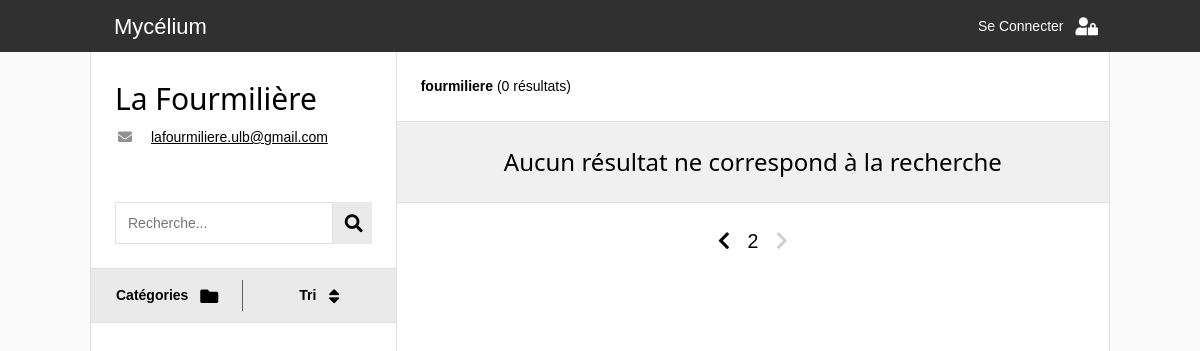
The page /catalogue.php?r=fourmiliere&page=2 on the database its author committed.
### tables this page shows
CREATE TABLE IF NOT EXISTS `_global_recuperatheques` (
  `ID` int(11) NOT NULL AUTO_INCREMENT,
  `nom` varchar(255) NOT NULL,
  `adresse` varchar(255) NOT NULL,
  `monnaie` varchar(8) NOT NULL,
  `telephone` varchar(16) NOT NULL,
  `mdp` varchar(255) NOT NULL,
  `site` varchar(255) NOT NULL,
  `pseudo` varchar(16) NOT NULL,
  `mail` varchar(255) NOT NULL,
  `date_creation` date DEFAULT NULL,
  PRIMARY KEY (`ID`)
);

### connection_db.php (called while the page is built, shortened)
<?php
  function link_construct($params, $web_page = 1){
    if ($web_page==1){
      $web_page = basename($_SERVER['PHP_SELF']);
    }
    $getURL = $web_page . '?' . http_build_query(array_merge($_GET, $params));
    return $getURL;
  }
?>

### catalogue.php (the view, shortened to what this page needs)
<!DOCTYPE html>
<html lang="en">
<head>
  <link rel="stylesheet" href="css/w3.css">
  <link rel="stylesheet" href="https://use.fontawesome.com/releases/v5.7.0/css/all.css">
  <link rel="stylesheet" href="https://indestructibletype.com/fonts/Jost.css" type="text/css" charset="utf-8" />
  <link rel="stylesheet" href="css/main.css">
  <link rel="stylesheet" href="css/header.css">
  <link rel="stylesheet" href="css/menu.css">
  <link rel="stylesheet" href="css/item.css">
</head>
<body>
  <?php
    include('connection_db.php')
  ?>
  <?php
    $req = $bdd->prepare(' SELECT pseudo FROM _global_recuperatheques ');
    $req->execute();
    $recuperatheques = array();
    while($item = $req->fetch()){
      array_push($recuperatheques,$item['pseudo']);
    }
    if (isset($_GET['r']) && in_array($_GET['r'], $recuperatheques)){
      $recuperatheque = htmlspecialchars($_GET['r']);
      $recuperatheque_catalogue = htmlspecialchars($_GET['r']) . '_catalogue';
    } else{
      $recuperatheque = null;
    }
  ?>
  <?php
    if (isset($_GET['q'])){
      $query = htmlspecialchars($_GET['q']);
    } else{
      $query = null;
    }
    $tri_option = array('date_ajout' => 'Date de récupération',
                        'prix' => 'Prix par pièce',
                        'etat' => 'État d\'usure',
                        'pieces' => 'Pièces disponibles');
    if (isset($_GET['order']) && array_key_exists($_GET['order'], $tri_option)){
      $tri = htmlspecialchars($_GET['order']);
    } else{
      $tri = 'date_ajout';
    }
    if(isset($_GET['catsearch']) and $_GET['catsearch']!=0
    and array_key_exists($_GET['catsearch'], $system)){
      $catsearch = htmlspecialchars($_GET['catsearch']);
    } else{
      $catsearch = null;
    }
    if(isset($_GET['sscatsearch']) and $_GET['sscatsearch']!=0
      and array_key_exists($_GET['sscatsearch'], $system[$catsearch]['sscats'])){
      $sscatsearch = htmlspecialchars($_GET['sscatsearch']);
    } else{
      $sscatsearch = null;
    }
    if (isset($_GET['page']) && is_numeric($_GET['page'])) {
      $page = (int) htmlspecialchars($_GET['page']);
    } else{
      $page = 1;
    }
  ?>
  <?php
    include('header.php');
  ?>
  <div class="quasi-fullwidth space-header two-side-flex">
      <?php
      if($recuperatheque){?>
        <div class="flex-third">
          <?php
            $req = $bdd->prepare(' SELECT * FROM _global_recuperatheques WHERE pseudo = :recuperatheque ');
            $req->bindValue(':recuperatheque', $recuperatheque , PDO::PARAM_STR);
            $req->execute();
            $recup_info = $req->fetch();
            include("recuperatheque_info.php");
          ?>
          <form class="container search-bar" action="catalogue.php" method="GET">
            <input type="text" class="search-bar-input" name="q" placeholder="Recherche..." value="<?php echo $query?>">
            <button class="w3-large fa fa-search search-bar-button" type="submit"></button>
          </form>
          <div class="menu-container" id="menu-container">
            <div class="menu-bar">
              <button id="cat-button" class="button-flex menu-button separation" onclick="openMenu(event,'categories')">
                <div class="button-title">Catégories</div>
                <i class='button-icon w3-large fas fa-folder'></i>
              </button>
              <button id="tri-button" class="button-flex menu-button" onclick="openMenu(event,'tri')">
                <div class="button-title">Tri</div>
                <i class='button-icon w3-large fas fa-sort'></i>
              </button>
            </div>
          </div>
        </div>
        <div class="flex-half">
          <?php
            $limit= 12;
            $starting_limit = ($page-1)*$limit;
            $req = $bdd->prepare('  SELECT COUNT(*) AS total
            FROM ' . $recuperatheque_catalogue . ' c
            INNER JOIN _global_categories cat ON c.ID_categorie=cat.ID
            INNER JOIN _global_souscategories sscat ON c.ID_souscategorie=sscat.ID
            WHERE (cat.nom LIKE :search OR sscat.nom LIKE :search OR dimensions LIKE :search OR tags LIKE :search OR remarques LIKE :search)
            AND (c.ID_souscategorie = :sscatsearch OR :sscatsearch is null)
            AND (c.ID_categorie = :catsearch OR :catsearch is null)
            ');
            $req->bindValue(':search', '%' . $query . '%', PDO::PARAM_STR);
            $req->bindValue(':sscatsearch', $sscatsearch, PDO::PARAM_INT);
            $req->bindValue(':catsearch', $catsearch, PDO::PARAM_INT);
            $req->execute();
            $total_count = $req->fetch()['total'];
            $req = $bdd->prepare('  SELECT
            c.ID AS ID_item, c.ID_categorie, c.ID_souscategorie, c.pieces AS pieces, c.dimensions AS dimensions, c.etat AS etat, c.tags AS tags,
            c.prix AS prix, c.poids AS poids, c.remarques AS remarques, c.localisation AS localisation,
            c.date_ajout AS date_ajout, DATE_FORMAT(c.date_ajout, \'%d/%m/%Y\') AS date_ajout_fr,
            cat.ID, cat.nom AS categorie,
            sscat.ID AS sscatID, sscat.ID_categorie, sscat.unite AS unitesscat, sscat.prix AS prixsscat, sscat.nom AS sous_categorie
            FROM ' . $recuperatheque_catalogue . ' c
            INNER JOIN _global_categories cat ON c.ID_categorie=cat.ID
            INNER JOIN _global_souscategories sscat ON c.ID_souscategorie=sscat.ID
            WHERE (cat.nom LIKE :search OR sscat.nom LIKE :search OR dimensions LIKE :search OR tags LIKE :search OR remarques LIKE :search)
            AND (c.ID_souscategorie = :sscatsearch OR :sscatsearch is null)
            AND (c.ID_categorie = :catsearch OR :catsearch is null)
            ORDER BY ' . $tri . ' DESC
            LIMIT ' . $starting_limit . ', ' . $limit
            );
            $req->bindValue(':search', '%' . $query . '%', PDO::PARAM_STR);
            $req->bindValue(':sscatsearch', $sscatsearch, PDO::PARAM_INT);
            $req->bindValue(':catsearch', $catsearch, PDO::PARAM_INT);
            $req->execute();
          ?>
          <div class="container border-bottom sticky">
            <div class="search-resume">
              <?php
              echo '<b>' . $recup_info['pseudo'] . ' </b>';
                    ?>
                    <?php
                echo ' (' . $total_count . ' résultats)';
              ?>
            </div>
          </div>
          <div class="items-container">
            <?php
              if ($req->rowCount() > 0) {
                while($item = $req->fetch()){
                  ?>
                  <div class="item-wrapper">
                      <?php include('item.php');?>
                  </div>
                  <?php
                }
              }
              else {
                echo '<h3 class="erreur"> Aucun résultat ne correspond à la recherche </h3>';
              }
            ?>
          </div>
          <div class="container page-nav">
            <a href= <?php echo link_construct(array('page'=>$page-1)) ?>
               class="<?php if($page-1 <= 0){ echo 'disabled'; } ?>">
               <i class='fas fa-chevron-left'></i>
            </a>
            <?php echo $page; ?>
            <a href= <?php echo link_construct(array('page'=>$page+1)) ?>
               class="<?php if(($page)*$limit >= $total_count){ echo 'disabled'; } ?>">
               <i class='fas fa-chevron-right'></i>
            </a>
          </div>
        </div>
        <?php
      }
      else {
        echo '<h3 class="erreur"> Pas de récupérathèque valide </h3>';
      }
      ?>
    </div>
</body>
</html>

### recuperatheque_info.php (shortened to what this page needs)
<div class="container recuperatheque
      <?php if(in_array(basename($_SERVER['PHP_SELF']),array("catalogue.php","item_page.php"))){
        echo "depliable" ;}
      ?>">
    <h2> <?php echo $recup_info['nom'] ;?> </h2>
    <div class="info">
      <?php if ($recup_info['mail']){ ?>
        <div class="info-line">
          <i class="fas fa-envelope info-icon"></i>
          <a class="info-text tag" href="mailto:<?php echo $recup_info['mail'];?>"> <?php echo $recup_info['mail'];?></a>
        </div>
        <?php
        }
      ?>
    </div>
</div>

### css/w3.css (style rules this page uses)
*,*:before,*:after { box-sizing:inherit }
html { -ms-text-size-adjust:100%;-webkit-text-size-adjust:100% }
body { margin:0 }
a { background-color:transparent }
b,strong { font-weight:bolder }
button,input,select,textarea,optgroup { font:inherit;margin:0 }
button,input { overflow:visible }
button,select { text-transform:none }
button,[type=button],[type=reset],[type=submit] { -webkit-appearance:button }
html,body { font-family:Verdana,sans-serif;font-size:15px;line-height:1.5 }
html { overflow-x:hidden }
h2 { font-size:30px }
h3 { font-size:24px }
h1,h2,h3,h4,h5,h6 { font-family:"Segoe UI",Arial,sans-serif;font-weight:400;margin:10px 0 }
a { color:inherit }
.w3-large { font-size:18px!important }

### css/main.css (style rules this page uses)
html, body { background: #fafafa; margin: 0; font-weight: 400; font-size: 14px; line-height: 1.5; }
html, body, p, h1, h2, h3, h4, h5, h6 { font-family:, 'Open Sans', Helvetica, arial, sans-serif !important; }
@media (min-width: 993px) { .quasi-fullwidth { margin: 0 auto 0; max-width: 85%; } }
.space-header { padding-top: 52px; box-sizing: border-box; }
.container { background: white; text-align: left; padding: 12px 24px; }
.border-bottom { border-bottom: 1px solid #E0E0E0; }
@media (min-width:993px) { .container { padding: 24px; } }
.two-side-flex { background: white; min-height: 100vh; display: flex; flex-direction: row; flex-wrap: wrap; align-content: flex-start; }
.two-side-flex > * { box-sizing: border-box; }
.flex-third { flex: 1 0 100%; }
.flex-half { flex: 1 100%; }
@media (min-width:993px) { .two-side-flex { flex-wrap: nowrap; border-left: 1px solid #E0E0E0; } }
@media (min-width:993px) { .two-side-flex > * { border-right: 1px solid #E0E0E0; } }
@media (min-width:993px) { .flex-third { flex-basis: 30%; flex-grow: 0; min-height: 100vh; } }
@media (min-width:993px) { .flex-half { flex-basis: 50%; min-height: 100vh; } }
.recuperatheque h2 { margin: 0; }
.recuperatheque .info { margin: 6px 0px; white-space: normal; }
.recuperatheque a { word-break: break-all; }
.recuperatheque.depliable .info { display: none; }
@media (min-width: 601px) { .recuperatheque.depliable .info { display: block; } }
button { background-color: #eaeaea; color: black; border: none; text-align: center; text-decoration: none; display: inline-block; padding: 16px; margin: 0; font-weight: bold; font-size: 1rem; position: relative; overflow: hidden; white-space: nowrap; }
.button-flex { width: 100%; display: flex; align-items: center; justify-content: center; }
.button-icon { padding-left: 12px; text-align: center; }
input { background: white; width: 100%; border: 1px solid #E0E0E0; padding: 6px 12px; }

### css/menu.css (style rules this page uses)
.search-bar { display: flex; flex-direction: row; flex-wrap: nowrap; justify-content: center; }
.search-bar-input { flex-grow: 1; }
.search-bar-button { padding: 12px; }
.sticky { position: sticky; top: 52px; z-index: 10; }
@media (min-width: 993px) { .sticky { position: static; } }
.page-nav { text-align: center; font-size: 1.4rem; }
.page-nav a { text-decoration: none; padding: 0 12px; }
.page-nav a.disabled { pointer-events: none; cursor: default; color: #D0D0D0; }
.menu-container { border-top: 1px solid #E0E0E0; border-bottom: 1px solid #E0E0E0; }
.menu-bar { width: 100%; display: flex; }
.menu-button { flex-basis: 50%; }
#cat-button.separation:after { content : ""; position: absolute; top: 20%; left: 0; z-index: 10; height: 60%; width: 100%; border-right: 1px solid #606060; }

### css/item.css (style rules this page uses)
.items-container { background: #F0F0F0; display: flex; flex-direction: row; flex-wrap: wrap; justify-content: space-around; box-sizing: border-box; max-width: 100vw; padding: 16px 16px 0px; }
@media (min-width: 601px) { .items-container { padding: 12px; } }
.info-line { display: flex; align-items: baseline; }
.info-icon { color: #909090; flex-basis: 20px; margin-right: 16px; text-align: center; flex-shrink: 0; }
.tag { position: relative; z-index: 2; text-decoration: underline; }

### rows shown on the page
_global_recuperatheques: nom "La Fourmilière", mail "lafourmiliere.ulb@gmail.com", pseudo "fourmiliere"

### other values the page prints
$total_count "0"
$page "2"
